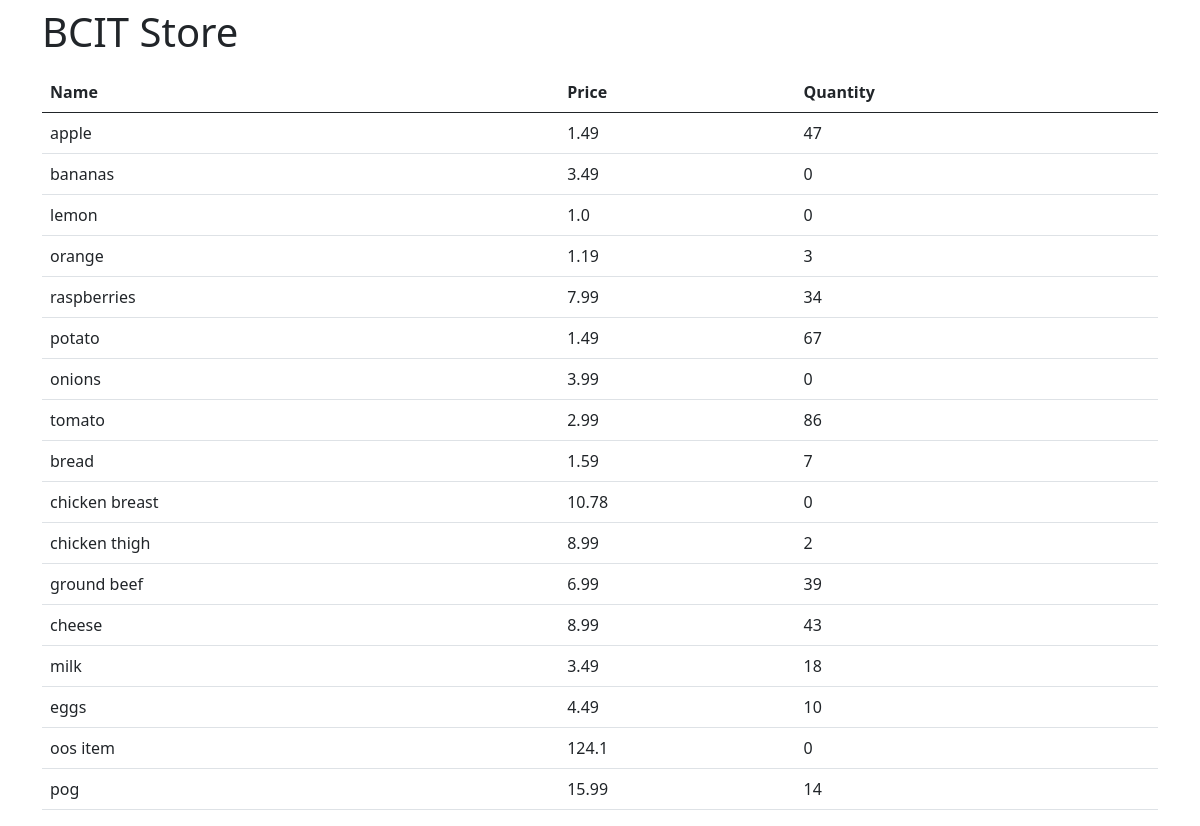
Before: / with the older database file.
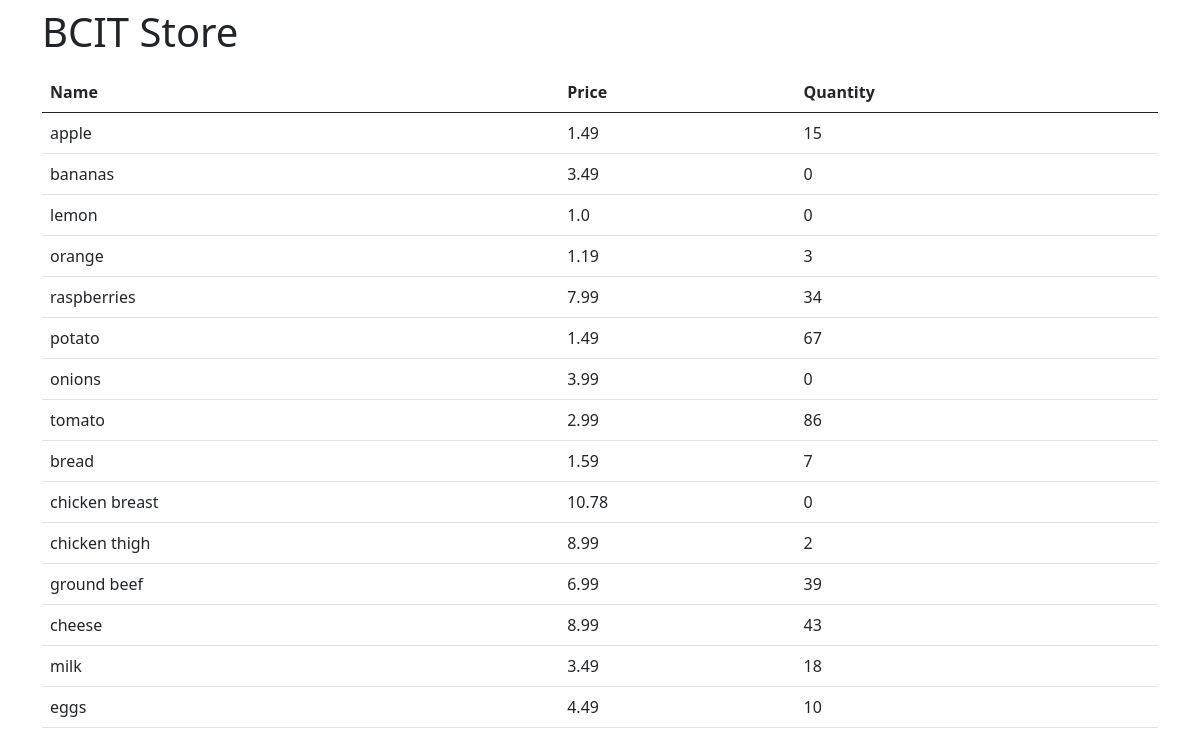
After: the same page with the newer database file.
### models.py (models this page shows, shortened)
class Product(db.Model):
    name = db.Column(db.String, unique=True, primary_key=True, nullable=False)
    price = db.Column(db.Float)
    quantity = db.Column(db.Integer)

### app.py (the view)
@app.route("/")
def home():
    data = Product.query.all()
    return render_template("index.html", products=data)

### templates/index.html
{% extends "base.html" %}
{% block content %}
<h1 class="py-2">BCIT Store</h1>
<table class="table table-highlighted">
    <thead>
        <tr>
            <th>Name</th>
            <th>Price</th>
            <th>Quantity</th>
        </tr>
    </thead>
    <tbody>
        {% for product in products %}
        <tr>
            <td>{{ product.name }}</td>
            <td>{{ product.price }}</td>
            <td>{{ product.quantity }}</td>
        </tr>
        {% endfor %}
    </tbody>
</table>
{% endblock %}

### templates/base.html (shortened to what this page needs)
<!doctype html>
<html lang="en">
<head>
    <link href="https://cdn.jsdelivr.net/npm/bootstrap@5.0.2/dist/css/bootstrap.min.css" rel="stylesheet"
>
</head>
<body>
    <div class="container">
        {% block content %}
        {% endblock %}
    </div>
</body>
</html>

Changed rows visible on the page:
removed Product: name "oos item", price "124.1", quantity "0"
removed Product: name "pog", price "15.99", quantity "14"
changed Product "apple": quantity "47" → "15"
